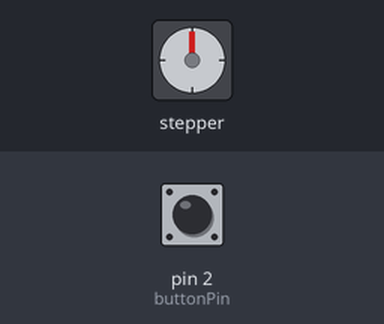
This sketch was run on a simulated Arduino Uno, built with avr-gcc and run on an emulated ATmega328P. Parts: stepper motor. The inputs (shaded band) are chosen by the test bench; at power-on: pin 2 (buttonPin) HIGH. Stepper angles assume 2038 steps per turn.

Above: at 1.2 s.
1.3 s: pin 2 (buttonPin) pulled LOW for 0.15 s
At 1.75 s:
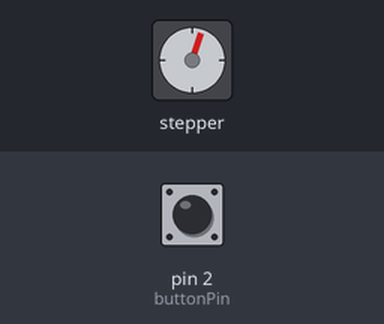
At 2.36 s:
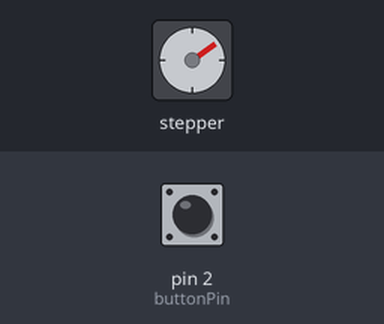
Timing chart, 0 to 13.3 s (numbered marks = the images above; inputs shaded):
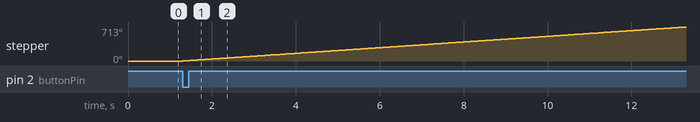

Measured:
- after the input at 1.3 s, stepper: keeps turning clockwise at about 59°/s, starting at once

The sketch:

lil_Steppa.ino
```cpp
#include <Stepper.h>

const int stepsPerRevolution = 2038;
Stepper myStepper(stepsPerRevolution, 8, 10, 9, 11);

const int buttonPin = 2; // Define the button pin (you can choose any available digital pin)
//connect one side of the button to pin 2 and one side to ground
const int turnNumber = 15; // Set this number to the number of turns needed
int state = 0; // 0 will be closed and 1 will be open

void setup() {
  pinMode(buttonPin, INPUT_PULLUP); // Set the button pin as an input with a pull-up resistor
  myStepper.setSpeed(10); // positive turns to the right

}

void loop() {

  if (digitalRead(buttonPin) == LOW)
  { // Check if the button is pressed (active LOW)

    if(state == 0)// open the baby
    {
      for (int i = 0; i < turnNumber; i++)
      { // Perform 10 full revolutions
        myStepper.step(stepsPerRevolution);
      }
      state = 1;
    }
    else
    {
      for (int i = 0; i < turnNumber; i++)
      {
        myStepper.step(-stepsPerRevolution);
      }
      state = 0;
    }
  }
}
```
